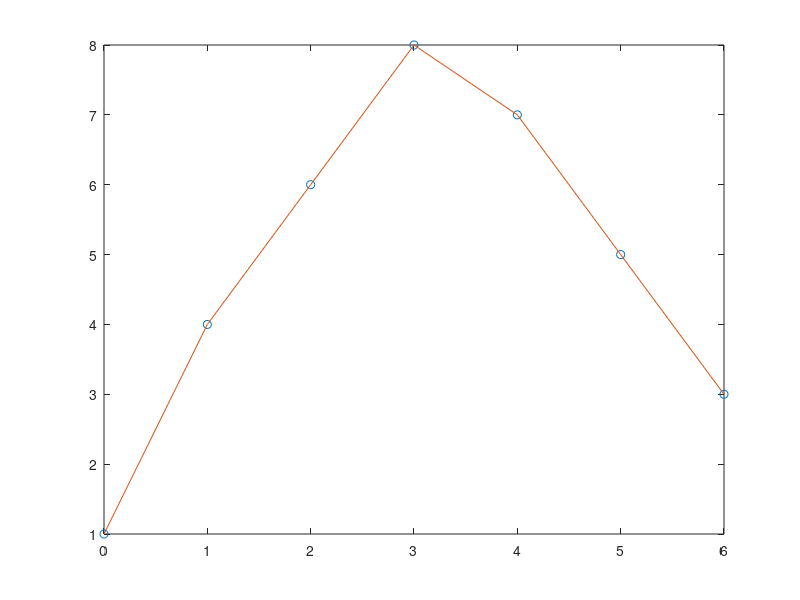

Write MATLAB code to recreate this figure.
close all
clear all

f=[1,4,6,8,7,5,3];
x=0:6;
xq=0:6;
vq=interp1(x,f,xq);

plot(x,f,'o',xq,vq)

w=[1,-1];

c=conv(f,w)